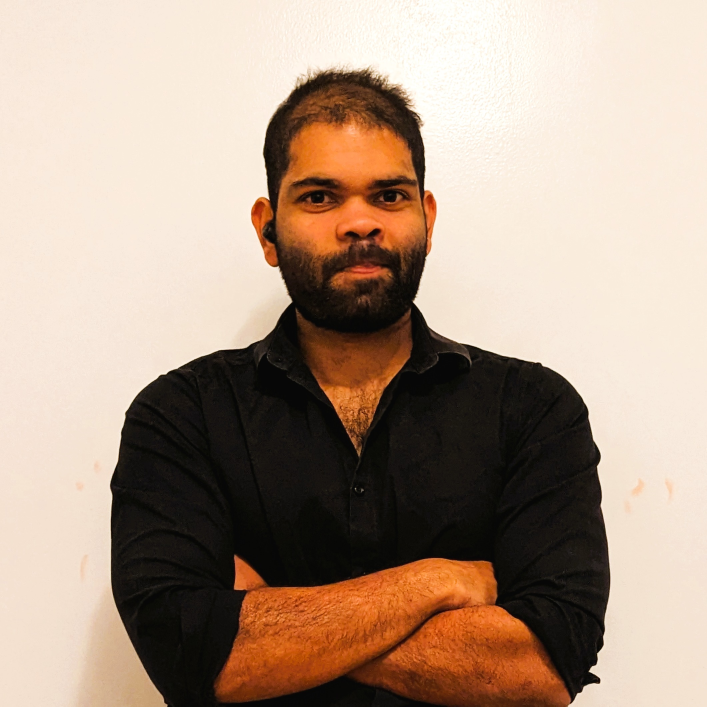
#> input picture profile_pic.jpg, 2119 x 2119 px (shown at 1/3 size)
$ jupyter execute --allow-errors Image-covolution.ipynb
#> lines starting #> are read from the running program, lines starting #| are printed output that depends on the picture
# Image Convolution Implementation

[cell 1]
def printMatrix(matrix):
    for row in matrix:
      print(' '.join(map(str,row)))

[cell 2]
# Convert this to a array, 6X6
a = [
    [10, 10, 10, 0, 0, 0],
    [10, 10, 10, 0, 0, 0],
    [10, 10, 10, 0, 0, 0],
    [10, 10, 10, 0, 0, 0],
    [10, 10, 10, 0, 0, 0],
    [10, 10, 10, 0, 0, 0]
]

#> (the rest of this cell did not finish here and is left out)

## Random Pixels into Image

[cell 3]
import numpy as np
import random
from PIL import Image, ImageOps

h = 300
w = 300
myImg = [[[random.randint(0, 255) for rgb in range(3)] for j in range(w)] for i in range(h)]
pixels = np.array(myImg)

image = Image.fromarray(pixels.astype('uint8'), 'RGB')
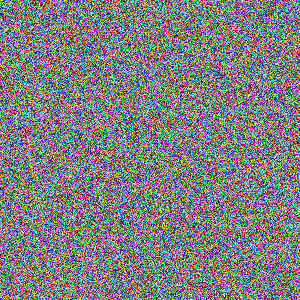
#> image: PIL image 300x300 RGB; mean R, G, B 127.2, 127.3, 127.7
display(image)

## Edge Detections with convolutions

[cell 4]
# Read image
url="https://cdn.pixabay.com/photo/2018/03/31/06/31/dog-3277416_960_720.jpg"
from PIL import Image
import requests
from io import BytesIO

# response = requests.get(url)
# img = Image.open(BytesIO(response.content))
img = Image.open("./profile_pic.jpg")
#> img is the input picture: PIL image 2119x2119 RGB; mean R, G, B 174.1, 152.5, 135.5
img_size = 300
img = img.resize((img_size, img_size))
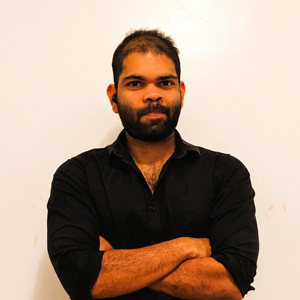
#> img: PIL image 300x300 RGB; mean R, G, B 174.1, 152.5, 135.5
img = ImageOps.grayscale(img)
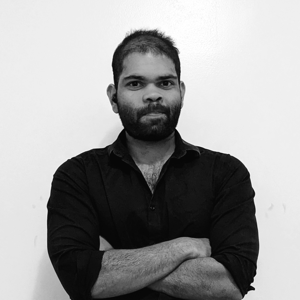
#> img: PIL image 300x300 L; min 0, max 255, mean 157
print("Actual Image!!")
display(img)
imgArray = np.array(img)

$ run again, with dog.jpg copied over profile_pic.jpg
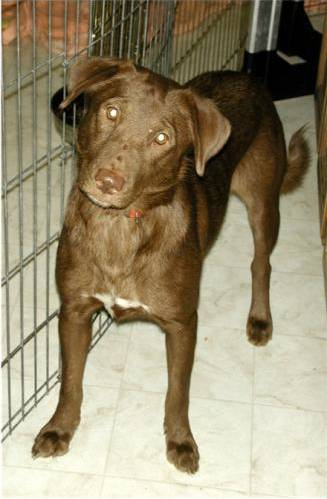
#> input picture dog.jpg, 327 x 499 px
#> img is the input picture: PIL image 327x499 RGB; mean R, G, B 150.2, 139, 111.5
#> `img = img.resize((img_size, img_size))`:
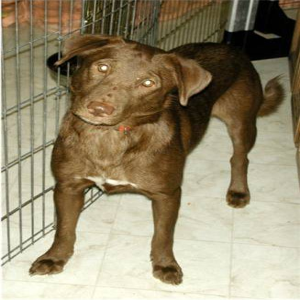
#> img: PIL image 300x300 RGB; mean R, G, B 150.2, 139, 111.5
#> `img = ImageOps.grayscale(img)`:
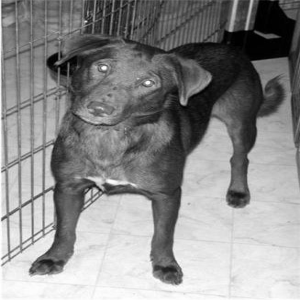
#> img: PIL image 300x300 L; min 0, max 254, mean 139.2
